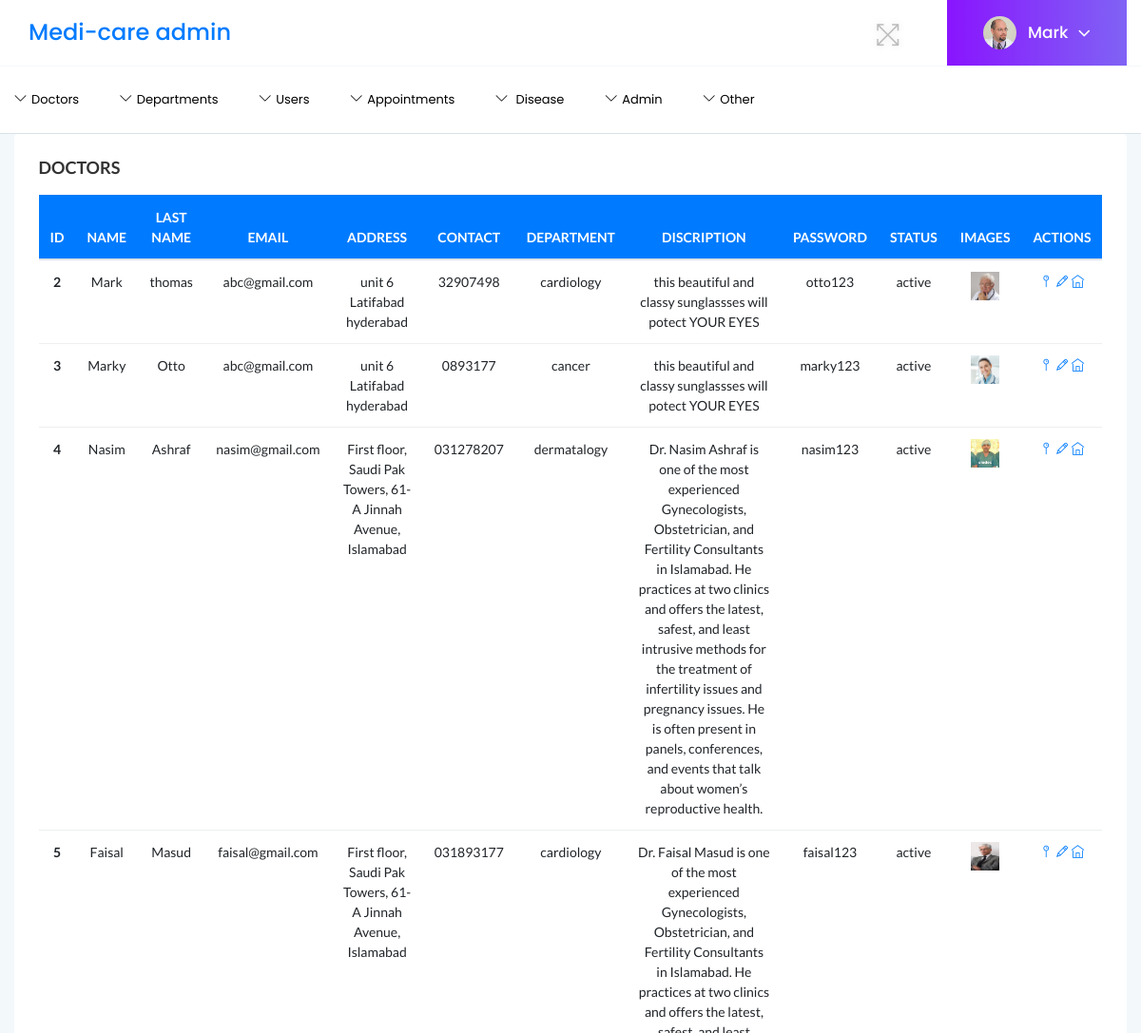
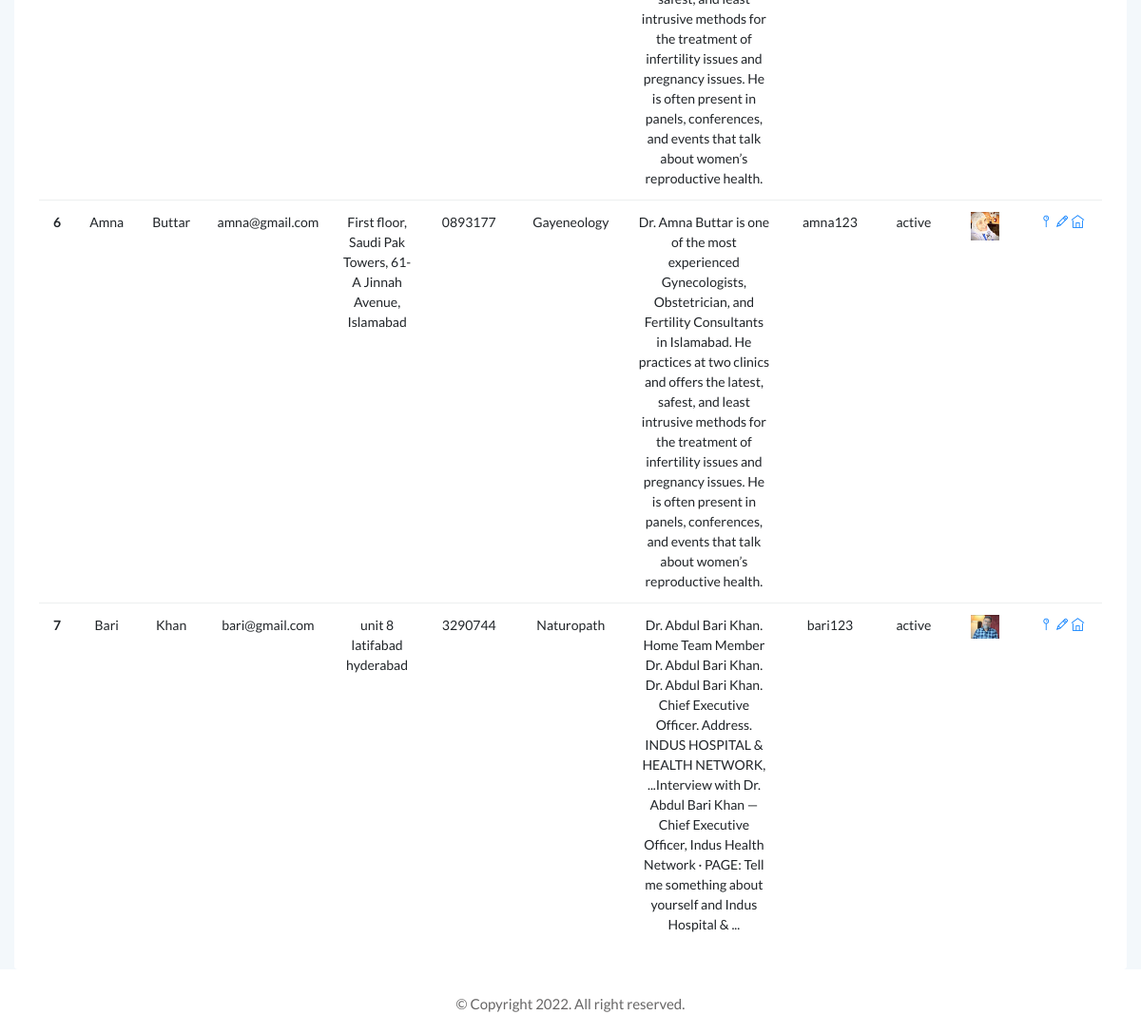
/viewdoc.php (signed in), run on the app's committed database (2 pictures, top to bottom).
### tables this page shows
CREATE TABLE `doctor` (
  `doc_id` int(11) NOT NULL AUTO_INCREMENT,
  `doc_name` varchar(50) NOT NULL,
  `doc_lname` varchar(50) NOT NULL,
  `doc_email` varchar(200) NOT NULL,
  `doc_pic` varchar(255) NOT NULL,
  `doc_address` varchar(200) NOT NULL,
  `doc_contact` varchar(50) NOT NULL,
  `doc_depid` int(11) DEFAULT NULL,
  `doc_status` varchar(50) NOT NULL DEFAULT 'active',
  `doc_description` blob,
  `doc_password` varchar(100) NOT NULL,
  PRIMARY KEY (`doc_id`),
  KEY `doc_depid` (`doc_depid`),
  CONSTRAINT `doctor_ibfk_1` FOREIGN KEY (`doc_depid`) REFERENCES `departments` (`dep_id`)
);

CREATE TABLE `departments` (
  `dep_id` int(11) NOT NULL AUTO_INCREMENT,
  `dep_name` varchar(100) NOT NULL,
  `dep_description` varchar(255) DEFAULT NULL,
  PRIMARY KEY (`dep_id`)
);

### viewdoc.php (the view, shortened to what this page needs)
<?php
include('header.php');
?>
<div class="col-lg-12  ">
                        <div class="card">
                            <div class="card-body">
                                <h4 class="header-title">DOCTORS</h4>
                                <div class="single-table">
                                    <div class="table-responsive">
                                        <table class="table text-center" style="overflow-x: auto;">
                                            <thead class="text-uppercase bg-primary">
                                                <tr class="text-white">
                                                    <th scope="col">ID</th>
                                                    <th scope="col">Name</th>
                                                    <th scope="col">Last Name </th>
                                                    <th scope="col">Email</th>
                                                    <th scope="col">Address</th>
                                                    <th scope="col">Contact</th>
                                                    <th scope="col">Department</th>
                                                    <th scope="col">Discription</th>
                                                    <th scope="col">Password</th>
                                                    <th scope="col">Status</th>
                                                    <th scope="col">Images</th>
                                                    <th scope="col">Actions</th>
                                                </tr>
                                            </thead>
                                            <tbody>
<?php
require('config.php');
     $query = "SELECT d.*,dp.dep_name as dpname from doctor d inner join departments dp on d.doc_depid=dp.dep_id";
    if($result=$mysqli->query($query)){
    while($row=$result->fetch_object()){?>
                                                    <tr>
                                                  <th scope="row"><?php  echo $row->doc_id; ?></th>
                                                  <td><?php  echo $row->doc_name; ?></td>
                                                  <td><?php  echo $row->doc_lname; ?></td>
                                                    <td><?php  echo $row->doc_email; ?></td>
                                                    <td><?php  echo $row->doc_address; ?></td>
                                                    <td><?php  echo $row->doc_contact; ?></td>
                                                    <td><?php  echo $row->dpname; ?></td>
                                                    <td><?php  echo $row->doc_description; ?></td>
                                                    <td><?php  echo $row->doc_password; ?></td>
                                                    <td><?php  echo $row->doc_status; ?></td>
                                                    <td><img src="<?php  echo $row->doc_pic; ?>" alt=""  height="50px" width="30px"></td>
                                                    <td>
                                                    <a href="function.php?doc_id=<?php echo  $row->doc_id; ?>&doc_status=<?php echo  $row->doc_status; ?>"><i class="ti-pin"></i></a>
                                                    <a href="editdoc.php?id=<?php echo  $row->doc_id; ?>"><i class="ti-pencil"></i></a>
                                                    <a href="changedocdep.php?id=<?php echo  $row->doc_id; ?>"><i class="ti-home"></i></a>
                                                </td>
                                                </tr>
<?php
    }
    }
?>
                                            </tbody>
                                        </table>
                                    </div>
                                </div>
                            </div>
                        </div>
                    </div>
<?php
include('footer.php');
?>

### header.php (shortened to what this page needs)
<!doctype html>
<html class="no-js" lang="en">
<head>
    <link rel="stylesheet" href="assets/css/bootstrap.min.css">
    <link rel="stylesheet" href="assets/css/font-awesome.min.css">
    <link rel="stylesheet" href="assets/css/themify-icons.css">
    <link rel="stylesheet" href="assets/css/metisMenu.css">
    <link rel="stylesheet" href="assets/css/owl.carousel.min.css">
    <link rel="stylesheet" href="assets/css/slicknav.min.css">
    <link rel="stylesheet" href="https://www.amcharts.com/lib/3/plugins/export/export.css" type="text/css" media="all" />
    <link rel="stylesheet" href="assets/css/typography.css">
    <link rel="stylesheet" href="assets/css/default-css.css">
    <link rel="stylesheet" href="assets/css/styles.css">
    <link rel="stylesheet" href="assets/css/responsive.css">
    <link rel="stylesheet" href="assets/css/profile.css">
</head>
<body class="body-bg">
    <div class="horizontal-main-wrapper">
        <div class="mainheader-area">
            <div class="container">
                <div class="row align-items-center">
                    <div class="col-md-3">
                        <div class="col-md-12">
                        <b><h4><a href="dashboard.php">Medi-care admin</a></h4>  </b>
                        </div>
                    </div>
                    <div class="col-md-9 clearfix text-right">
                        <div class="d-md-inline-block d-block mr-md-4">
                            <ul class="notification-area">
                                <li id="full-view"><i class="ti-fullscreen"></i></li>
                            </ul>
                        </div>
                        <div class="clearfix d-md-inline-block d-block">
                            <div class="user-profile m-0">
                                <img class="avatar user-thumb" src="<?php  if(isset($_SESSION['pic'])){echo $_SESSION['pic'];} ?>" alt="" height="50px" width="50px">
                                <h4 class="user-name dropdown-toggle" data-toggle="dropdown"><?php  if(isset($_SESSION['username'])){echo $_SESSION['username'];} ?><i class="fa fa-angle-down"></i></h4>
                            </div>
                        </div>
                    </div>
                </div>
            </div>
        </div>
        <div class="header-area header-bottom">
            <div class="container">
                <div class="row align-items-center">
                    <div class="col-lg-9  d-none d-lg-block">
                        <div class="horizontal-menu">
                            <nav>
                                <ul id="nav_menu">
                                    <li>
                                        <a href="javascript:void(0)"><i class="ti-angle-down"></i><span>doctors</span></a>
                                    </li>
                                    <li >
                                        <a href="javascript:void(0)"><i class="ti-angle-down"></i><span>Departments</span></a>
                                    </li>
                                    <li>
                                        <a href="javascript:void(0)"><i class="ti-angle-down"></i><span>Users</span></a>
                                    </li>
                                    <li >
                                        <a href="javascript:void(0)"><i class="ti-angle-down"></i><span>appointments</span></a>
                                    </li>
                                    <li >
                                        <a href="javascript:void(0)"><i class="ti-angle-down"></i> <span>Disease</span></a>
                                    </li>
                                    <li>
                                        <a href="javascript:void(0)"><i class="ti-angle-down"></i><span>Admin</span></a>
                                    </li>
                                    <li>
                                        <a href="javascript:void(0)"><i class="ti-angle-down"></i><span>Other</span></a>
                                        </ul>
                            </nav>
                        </div>
                    </div>
                </div>
            </div>
        </div>

### footer.php (shortened to what this page needs)
        <footer>
            <div class="footer-area">
                <p>© Copyright 2022. All right reserved. </p>
            </div>
        </footer>
</body>
</html>

### assets/css/styles.css (style rules this page uses)
.card { border: none; border-radius: 4px; background-color: #fff; -webkit-transition: all 0.3s ease 0s; transition: all 0.3s ease 0s; }
.card-body { padding: 25.6px; padding: 1.6rem; }
.body-bg { background: #F3F8FB; }
.horizontal-main-wrapper { min-height: 100vh; }
.horizontal-main-wrapper .container { max-width: 1440px; }
.horizontal-main-wrapper .header-area, .horizontal-main-wrapper .mainheader-area { padding-left: 0; padding-right: 0; }
.mainheader-area .notification-area { -webkit-transform: translateY(-11px); transform: translateY(-11px); }
.mainheader-area { background: #fff; border-bottom: 1px solid #f3f8fb; padding-left: 15px; position: relative; z-index: 99; }
.horizontal-menu { position: relative; }
.horizontal-menu ul li { display: inline-block; position: relative; }
.horizontal-menu ul li a { display: block; font-size: 13px; padding: 10px 20px; color: #000000; text-transform: capitalize; }
.horizontal-menu nav>ul>li:first-child>a { padding-left: 0; }
.horizontal-menu ul li a i { margin-right: 5px; }
.slicknav_nav .slicknav_row, .slicknav_nav a { text-transform: capitalize; }
.slicknav_nav li i { width: 26px; display: inline-block; }
.header-area { padding: 15px 30px; background: #fff; border-bottom: 1px solid #d8e3e7; }
.notification-area { -webkit-user-select: none; -moz-user-select: none; -ms-user-select: none; user-select: none; position: relative; z-index: 1; }
.notification-area li { display: inline-block; margin-left: 20px; cursor: pointer; -webkit-user-select: none; -moz-user-select: none; -ms-user-select: none; user-select: none; }
.notification-area li>i { font-size: 26px; color: #bdbcbc; vertical-align: middle; text-shadow: 0 0 8px rgba(0, 0, 0, 0.12); -webkit-transition: color 0.3s ease 0s; transition: color 0.3s ease 0s; }
.notification-area li#full-view { display: inline-block; }
.user-profile { margin-right: -30px; display: -webkit-box; display: -ms-flexbox; display: flex; -webkit-box-align: center; -ms-flex-align: center; align-items: center; -ms-flex-wrap: wrap; flex-wrap: wrap; background: -webkit-linear-gradient(left, #8914fe 0%, #8063f5 100%); background: linear-gradient(to right, #8914fe 0%, #8063f5 100%); padding: 17px 38px; position: relative; }
.user-profile img.avatar { height: 35px; width: 35px; border-radius: 50%; margin-right: 12px; }
.user-name { font-size: 17px; font-weight: 500; color: #fff; letter-spacing: 0; cursor: pointer; -webkit-user-select: none; -moz-user-select: none; -ms-user-select: none; user-select: none; }
.user-name i { margin-left: 10px; font-size: 21px; vertical-align: middle; position: relative; }
.notification-area .dropdown-toggle, .user-name.dropdown-toggle { position: relative; }
.notification-area .dropdown-toggle:after, .user-name.dropdown-toggle:after { display: none; }
.header-title { font-family: 'Lato', sans-serif; font-size: 18px; font-weight: 600; letter-spacing: 0; color: #333; text-transform: capitalize; margin-bottom: 17px; }
.footer-area { text-align: center; padding: 23px 0 19px; background: #fff; }
.footer-area p { color: #676666; margin-bottom: 0; }
.single-table .table { margin-bottom: 0; }
table tr th { border-bottom: none; }
table tr th, table tr td { border-top: 1px solid rgba(120, 130, 140, 0.13) !important; }
table tr td [class^="ti-"] { cursor: pointer; }

### data on the page
doctor: doc_id "2", doc_name "Mark", doc_lname "thomas", doc_email "abc@gmail.com", doc_address "unit 6 Latifabad hyderabad", doc_contact "32907498", doc_depid.dep_name "cardiology", doc_description "this beautiful and classy sunglassses will potect YOUR EYES", doc_password "otto123", doc_status "active", doc_pic (picture)
doctor: doc_id "3", doc_name "Marky", doc_lname "Otto", doc_email "abc@gmail.com", doc_address "unit 6 Latifabad hyderabad", doc_contact "0893177", doc_depid.dep_name "cancer", doc_description "this beautiful and classy sunglassses will potect YOUR EYES", doc_password "marky123", doc_status "active", doc_pic (picture)
doctor: doc_id "4", doc_name "Nasim", doc_lname "Ashraf", doc_email "nasim@gmail.com", doc_address "First floor, Saudi Pak Towers, 61-A Jinnah Avenue, Islamabad", doc_contact "031278207", doc_depid.dep_name "dermatalogy", doc_description "Dr. Nasim Ashraf is one of the most experienced Gynecologists, Obstetrician, and Fertility Consultants in Islamabad. He practices at two clinics and offers the latest, safest, and least intrusive methods for the treatment of infertility issues and pregnancy issues. He is often present in panels, conferences, and events that talk about women’s reproductive health.", doc_password "nasim123", doc_status "active", doc_pic (picture)
doctor: doc_id "5", doc_name "Faisal", doc_lname "Masud", doc_email "faisal@gmail.com", doc_address "First floor, Saudi Pak Towers, 61-A Jinnah Avenue, Islamabad", doc_contact "031893177", doc_depid.dep_name "cardiology", doc_description "Dr. Faisal Masud is one of the most experienced Gynecologists, Obstetrician, and Fertility Consultants in Islamabad. He practices at two clinics and offers the latest, safest, and least intrusive methods for the treatment of infertility issues and pregnancy issues. He is often present in panels, conferences, and events that talk about women’s reproductive health.", doc_password "faisal123", doc_status "active", doc_pic (picture)
doctor: doc_id "6", doc_name "Amna", doc_lname "Buttar", doc_email "amna@gmail.com", doc_address "First floor, Saudi Pak Towers, 61-A Jinnah Avenue, Islamabad", doc_contact "0893177", doc_depid.dep_name "Gayeneology", doc_description "Dr. Amna Buttar is one of the most experienced Gynecologists, Obstetrician, and Fertility Consultants in Islamabad. He practices at two clinics and offers the latest, safest, and least intrusive methods for the treatment of infertility issues and pregnancy issues. He is often present in panels, conferences, and events that talk about women’s reproductive health.", doc_password "amna123", doc_status "active", doc_pic (picture)
doctor: doc_id "7", doc_name "Bari", doc_lname "Khan", doc_email "bari@gmail.com", doc_address "unit 8 latifabad hyderabad", doc_contact "3290744", doc_depid.dep_name "Naturopath", doc_description "Dr. Abdul Bari Khan. Home Team Member Dr. Abdul Bari Khan. Dr. Abdul Bari Khan. Chief Executive Officer. Address. INDUS HOSPITAL & HEALTH NETWORK, ...Interview with Dr. Abdul Bari Khan — Chief Executive Officer, Indus Health Network · PAGE: Tell me something about yourself and Indus Hospital & ...", doc_password "bari123", doc_status "active", doc_pic (picture)

### other printed values
$_SESSION['username'] "Mark"
